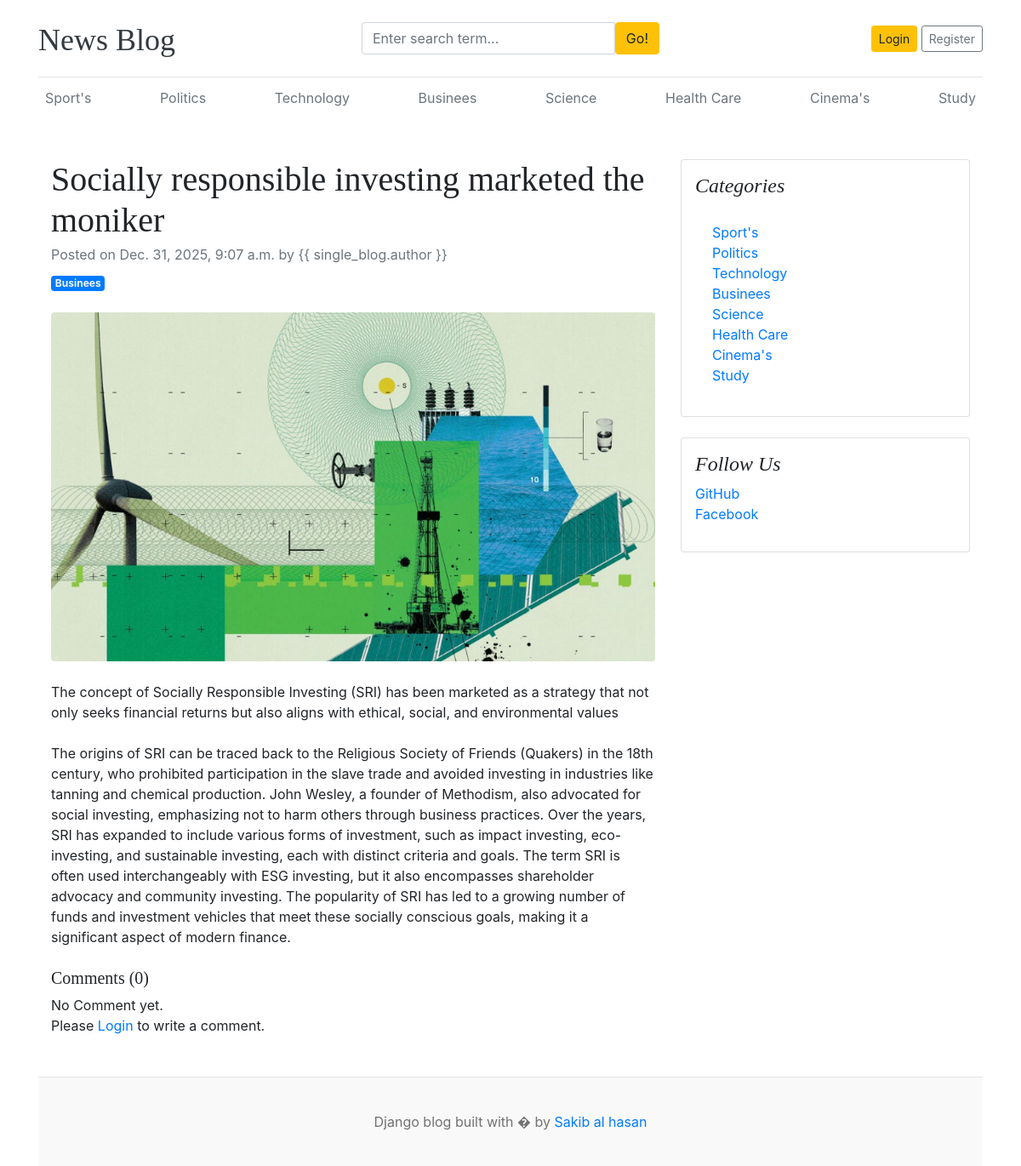
Page /blogs/Socially-responsible-investing-marketed-the-moniker/ on the committed database.
### blogs/models.py (models this page shows, shortened)
class Category(models.Model):
    category_name = models.CharField(max_length=100, unique=True)
    created_at = models.DateTimeField(auto_now_add=True)
    updated_at = models.DateTimeField(auto_now=True)
    class Meta:
        verbose_name = 'Category'
        verbose_name_plural = 'Categories'
    def __str__(self):
        return self.category_name

class Blog(models.Model):
    title = models.CharField(max_length=100)
    slug = models.SlugField(max_length=200, unique=True, blank=True)
    category = models.ForeignKey(Category, on_delete=models.CASCADE)
    author = models.ForeignKey(User, on_delete=models.CASCADE)
    featured_image = models.ImageField(upload_to='uploads/%Y/%m/%d')
    short_description = models.TextField(max_length=500)
    blog_body = models.TextField(max_length=2000)
    status = models.CharField(max_length=200, choices=STATUS_CHOICES, default='Draft')
    is_featured = models.BooleanField(default=False)
    created_at = models.DateTimeField(auto_now_add=True)
    updated_at = models.DateTimeField(auto_now=True)

### assignments/models.py (models this page shows, shortened)
class SocialLink(models.Model):
    platform = models.CharField(max_length=50)
    link = models.URLField(max_length=100)
    created_at = models.DateTimeField(auto_now_add=True)
    updated_at = models.DateTimeField(auto_now=True)

### blogs/views.py (the view, shortened to what this page needs)
# urls.py: path('blogs/<slug:slug>/', BlogView.blogs, name='blogs'),
def blogs(request, slug):
    single_blog = get_object_or_404(Blog, slug=slug, status='Published')
    comments = Comment.objects.filter(blog=single_blog)
    comment_count = comments.count()
    context = {
        'single_blog': single_blog,
        'comments': comments,
        'comment_count': comment_count,
    }
    return render(request, 'blogs.html', context)

### blogs/context_processors.py (called while the page is built)
def get_categories(request):
    categories = Category.objects.all()
    return dict(categories=categories)

def get_social_link(request):
    social_links = SocialLink.objects.all()
    return dict(social_links=social_links)

### templates/blogs.html
{% extends "base.html" %}
{% block content %}
<div class="container mt-5">
    <div class="row">
        <div class="col-lg-8">
            <article>
                <header class="mb-4">
                    <h1 class="fw-bolder mb-1">{{ single_blog.title }}</h1>
                    <div class="text-muted fst-italic mb-2">Posted on {{ single_blog.created_at}} by {{
                        single_blog.author }}</div>
                    <a class="badge bg-primary text-decoration-none text-light" href="#!">{{ single_blog.category }}</a>
                </header>
                <figure class="mb-4"><img class="img-fluid rounded" src="{{ single_blog.featured_image.url }}"
                        alt="..." /></figure>
                <section class="mb-5">
                    <p class="fs-5 mb-4">{{ single_blog.short_description }}</p>
                    <p class="fs-5 mb-4">{{ single_blog.blog_body }}</p>
                    <h5>Comments ({{ comment_count }})</h5>
                    {% if comments %}
                    {% for comment in comments %}
                    <div class="card mt-2">
                        <div class="card_body">
                            <p class="card_text mb-0">{{ comment }}</p>
                            <small>By {{ comment.user }}</small>
                            <small>| {{ comment.created_at | timesince }} ago</small>
                        </div>
                    </div>
                    {% endfor %}
                    {% else %}
                    No Comment yet.
                    {% endif %}
                    <br>
                    <div class="form-group">
                        {% if user.is_authenticated %}
                        <form action="" method="POST">
                            {% csrf_token %}
                            <div class="form-group">
                                <textarea name="comment" class="form-control" placeholder="Write message here"></textarea>
                                <input type="submit" class="btn btn-primary mt-2" value="Submit">
                            </div>
                        </form>
                        {% else %}
                        <p>Please <span><a href="{% url 'login' %}">Login</a></span> to write a comment.</p>
                        {% endif %}
                    </div>
                </section>
            </article>
        </div>
        <div class="col-lg-4">
            <div class="card mb-4 p-3">
                <h4 class="font-italic">Categories</h4>
                <div class="card-body">
                    <div class="row">
                        <div class="col-sm-6">
                            <ul class="list-unstyled mb-0">
                                {% for category in categories %}
                                <li><a href="{% url 'posts_by_category' category.id %}">{{ category.category_name }}</a>
                                </li>
                                {% endfor %}
                            </ul>
                        </div>
                    </div>
                </div>
            </div>
            {% if social_links %}
            <div class="card mb-4 p-3">
                <h4 class="font-italic">Follow Us</h4>
                <ol class="list-unstyled">
                    {% for i in social_links %}
                    <li><a href="{{ i.link }}" target="_blank">{{ i.platform }}</a></li>
                    {% endfor %}
                </ol>
            </div>
            {% endif %}
        </div>
    </div>
</div>
{% endblock content %}

### templates/base.html (shortened to what this page needs)
{% load static %}
<!DOCTYPE html>
<html lang="en">
<head>
    <link href="https://getbootstrap.com/docs/4.0/dist/css/bootstrap.min.css" rel="stylesheet">
    <link href="{% static 'css/blog.css' %}" rel="stylesheet">
    <link rel="stylesheet" href="https://cdnjs.cloudflare.com/ajax/libs/font-awesome/4.7.0/css/font-awesome.min.css">
</head>
<body>
    <div class="container">
        <header class="blog-header py-3">
            <div class="row flex-nowrap justify-content-between align-items-center">
                <div class="col-4 pt-1">
                    <a class="blog-header-logo text-dark" href="/">News Blog</a>
                </div>
                <div class="col-4">
                    <form action="{% url 'search' %}" method="GET">
                        <div class="input-group">
                            <input class="form-control" name="keyword" value="{{ keyword }}" type="text" placeholder="Enter search term..." aria-label="Enter search term..." aria-describedby="button-search" />
                            <button class="btn btn-warning" id="button-search" type="submit">Go!</button>
                        </div>
                    </form>
                </div>
                <div class="col-4 d-flex justify-content-end align-items-center">
                    {% if not user.is_authenticated %}
                    <a class="btn btn-sm btn-warning" href="{% url 'login' %}">Login</a> &nbsp;
                    <a class="btn btn-sm btn-outline-secondary" href="{% url 'register' %}">Register</a>
                    {% else %}
                    <span><a href="{% url 'dashboard' %}">Dashboard</a></span>
                    &emsp;
                    <span><a href="{% url 'logout' %}">Logout</a></span>
                    {% endif %}
                </div>
            </div>
        </header>
        <div class="nav-scroller py-1 mb-2">
            <nav class="nav d-flex justify-content-between">
                {% for category in categories %}
                <a class="p-2 text-muted" href="{% url 'posts_by_category' category.id %}">{{ category.category_name }}</a>
                {% endfor %}
            </nav>
        </div>
        {% block content %}
        {% endblock content %}
        <footer class="blog-footer">
            <p>Django blog built with � by <a href="#">Sakib al hasan</a></p>
        </footer>
</body>
</html>

### project_main/static/css/blog.css (style rules this page uses)
.blog-header { border-bottom: 1px solid #e5e5e5; }
.blog-header-logo { font-family: "Playfair Display", Georgia, "Times New Roman", serif; font-size: 2.25rem; }
h1, h2, h3, h4, h5, h6 { font-family: "Playfair Display", Georgia, "Times New Roman", serif; }
.blog-footer { padding: 2.5rem 0; color: #727272; text-align: center; background-color: #f9f9f9; border-top: .05rem solid #e5e5e5; }
.blog-footer p:last-child { margin-bottom: 0; }

### rows in the picture
Category: category_name "Sport's"
Category: category_name "Politics"
Category: category_name "Technology"
Category: category_name "Businees"
Category: category_name "Science"
Category: category_name "Health Care"
Category: category_name "Cinema's"
Category: category_name "Study"
Blog: title "Socially responsible investing marketed the moniker", created_at "Dec. 31, 2025, 9:07 a.m.", category "Businees", featured_image (picture), short_description "The concept of Socially Responsible Investing (SRI) has been marketed as a strategy that not only seeks financial returns but also aligns with ethical, social, and environmental values", blog_body "The origins of SRI can be traced back to the Religious Society of Friends (Quakers) in the 18th century, who prohibited participation in the slave trade and avoided investing in industries like tanning and chemical production. John Wesley, a founder of Methodism, also advocated for social investing, emphasizing not to harm others through business practices. Over the years, SRI has expanded to include various forms of investment, such as impact investing, eco-investing, and sustainable investing, each with distinct criteria and goals. The term SRI is often used interchangeably with ESG investing, but it also encompasses shareholder advocacy and community investing. The popularity of SRI has…"
SocialLink: platform "GitHub"
SocialLink: platform "Facebook"

### other values in the picture
{{ comment_count }} "0"
